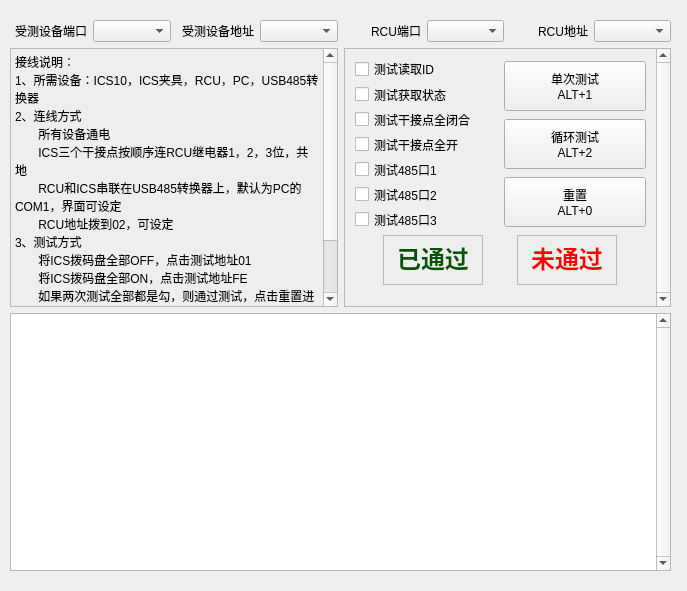
<?xml version="1.0" encoding="UTF-8"?>
<ui version="4.0">
 <class>Form</class>
 <widget class="QWidget" name="Form">
  <property name="geometry">
   <rect>
    <x>0</x>
    <y>0</y>
    <width>687</width>
    <height>591</height>
   </rect>
  </property>
  <property name="windowTitle">
   <string>ICS Test Tool</string>
  </property>
  <widget class="QWidget" name="layoutWidget">
   <property name="geometry">
    <rect>
     <x>10</x>
     <y>20</y>
     <width>661</width>
     <height>551</height>
    </rect>
   </property>
   <layout class="QVBoxLayout" name="verticalLayout_4">
    <item>
     <layout class="QHBoxLayout" name="horizontalLayout_4">
      <item>
       <widget class="QLabel" name="label">
        <property name="text">
         <string>受测设备端口</string>
        </property>
        <property name="alignment">
         <set>Qt::AlignRight|Qt::AlignTrailing|Qt::AlignVCenter</set>
        </property>
       </widget>
      </item>
      <item>
       <widget class="QComboBox" name="comboBox_ics_port">
        <item>
         <property name="text">
          <string/>
         </property>
        </item>
       </widget>
      </item>
      <item>
       <widget class="QLabel" name="label_3">
        <property name="text">
         <string>受测设备地址</string>
        </property>
        <property name="alignment">
         <set>Qt::AlignRight|Qt::AlignTrailing|Qt::AlignVCenter</set>
        </property>
       </widget>
      </item>
      <item>
       <widget class="QComboBox" name="comboBox_ics_addr">
        <item>
         <property name="text">
          <string/>
         </property>
        </item>
        <item>
         <property name="text">
          <string>01</string>
         </property>
        </item>
        <item>
         <property name="text">
          <string>FE</string>
         </property>
        </item>
        <item>
         <property name="text">
          <string>02</string>
         </property>
        </item>
        <item>
         <property name="text">
          <string>03</string>
         </property>
        </item>
       </widget>
      </item>
      <item>
       <widget class="QLabel" name="label_2">
        <property name="text">
         <string>RCU端口</string>
        </property>
        <property name="alignment">
         <set>Qt::AlignRight|Qt::AlignTrailing|Qt::AlignVCenter</set>
        </property>
       </widget>
      </item>
      <item>
       <widget class="QComboBox" name="comboBox_rcu_port">
        <item>
         <property name="text">
          <string/>
         </property>
        </item>
       </widget>
      </item>
      <item>
       <widget class="QLabel" name="label_4">
        <property name="text">
         <string>RCU地址</string>
        </property>
        <property name="alignment">
         <set>Qt::AlignRight|Qt::AlignTrailing|Qt::AlignVCenter</set>
        </property>
       </widget>
      </item>
      <item>
       <widget class="QComboBox" name="comboBox_rcu_addr">
        <item>
         <property name="text">
          <string/>
         </property>
        </item>
        <item>
         <property name="text">
          <string>01</string>
         </property>
        </item>
        <item>
         <property name="text">
          <string>02</string>
         </property>
        </item>
        <item>
         <property name="text">
          <string>03</string>
         </property>
        </item>
        <item>
         <property name="text">
          <string>04</string>
         </property>
        </item>
        <item>
         <property name="text">
          <string>05</string>
         </property>
        </item>
       </widget>
      </item>
     </layout>
    </item>
    <item>
     <layout class="QHBoxLayout" name="horizontalLayout_3">
      <item>
       <widget class="QTextEdit" name="textEdit_2">
        <property name="readOnly">
         <bool>true</bool>
        </property>
        <property name="html">
         <string>&lt;!DOCTYPE HTML PUBLIC &quot;-//W3C//DTD HTML 4.0//EN&quot; &quot;http://www.w3.org/TR/REC-html40/strict.dtd&quot;&gt;
&lt;html&gt;&lt;head&gt;&lt;meta name=&quot;qrichtext&quot; content=&quot;1&quot; /&gt;&lt;style type=&quot;text/css&quot;&gt;
p, li { white-space: pre-wrap; }
&lt;/style&gt;&lt;/head&gt;&lt;body style=&quot; font-family:'SimSun'; font-size:9pt; font-weight:400; font-style:normal;&quot; bgcolor=&quot;#eeeeee&quot;&gt;
&lt;p style=&quot; margin-top:0px; margin-bottom:0px; margin-left:0px; margin-right:0px; -qt-block-indent:0; text-indent:0px;&quot;&gt;接线说明：&lt;/p&gt;
&lt;p style=&quot; margin-top:0px; margin-bottom:0px; margin-left:0px; margin-right:0px; -qt-block-indent:0; text-indent:0px;&quot;&gt;1、所需设备：ICS10，ICS夹具，RCU，PC，USB485转换器&lt;/p&gt;
&lt;p style=&quot; margin-top:0px; margin-bottom:0px; margin-left:0px; margin-right:0px; -qt-block-indent:0; text-indent:0px;&quot;&gt;2、连线方式&lt;/p&gt;
&lt;p style=&quot; margin-top:0px; margin-bottom:0px; margin-left:0px; margin-right:0px; -qt-block-indent:0; text-indent:0px;&quot;&gt;       所有设备通电&lt;/p&gt;
&lt;p style=&quot; margin-top:0px; margin-bottom:0px; margin-left:0px; margin-right:0px; -qt-block-indent:0; text-indent:0px;&quot;&gt;       ICS三个干接点按顺序连RCU继电器1，2，3位，共地&lt;/p&gt;
&lt;p style=&quot; margin-top:0px; margin-bottom:0px; margin-left:0px; margin-right:0px; -qt-block-indent:0; text-indent:0px;&quot;&gt;       RCU和ICS串联在USB485转换器上，默认为PC的COM1，界面可设定&lt;/p&gt;
&lt;p style=&quot; margin-top:0px; margin-bottom:0px; margin-left:0px; margin-right:0px; -qt-block-indent:0; text-indent:0px;&quot;&gt;       RCU地址拨到02，可设定&lt;/p&gt;
&lt;p style=&quot; margin-top:0px; margin-bottom:0px; margin-left:0px; margin-right:0px; -qt-block-indent:0; text-indent:0px;&quot;&gt;3、测试方式&lt;/p&gt;
&lt;p style=&quot; margin-top:0px; margin-bottom:0px; margin-left:0px; margin-right:0px; -qt-block-indent:0; text-indent:0px;&quot;&gt;       将ICS拨码盘全部OFF，点击测试地址01&lt;/p&gt;
&lt;p style=&quot; margin-top:0px; margin-bottom:0px; margin-left:0px; margin-right:0px; -qt-block-indent:0; text-indent:0px;&quot;&gt;       将ICS拨码盘全部ON，点击测试地址FE&lt;/p&gt;
&lt;p style=&quot; margin-top:0px; margin-bottom:0px; margin-left:0px; margin-right:0px; -qt-block-indent:0; text-indent:0px;&quot;&gt;       如果两次测试全部都是勾，则通过测试，点击重置进行下一台的测试&lt;/p&gt;
&lt;p style=&quot; margin-top:0px; margin-bottom:0px; margin-left:0px; margin-right:0px; -qt-block-indent:0; text-indent:0px;&quot;&gt;4、错误日志&lt;/p&gt;
&lt;p style=&quot; margin-top:0px; margin-bottom:0px; margin-left:0px; margin-right:0px; -qt-block-indent:0; text-indent:0px;&quot;&gt;       在log目录下的test.log有所有测试没通过的设备的信息记录&lt;/p&gt;&lt;/body&gt;&lt;/html&gt;</string>
        </property>
        <property name="textInteractionFlags">
         <set>Qt::NoTextInteraction</set>
        </property>
       </widget>
      </item>
      <item>
       <widget class="QScrollArea" name="scrollArea">
        <property name="verticalScrollBarPolicy">
         <enum>Qt::ScrollBarAlwaysOn</enum>
        </property>
        <property name="widgetResizable">
         <bool>true</bool>
        </property>
        <widget class="QWidget" name="scrollAreaWidgetContents">
         <property name="geometry">
          <rect>
           <x>0</x>
           <y>0</y>
           <width>306</width>
           <height>254</height>
          </rect>
         </property>
         <widget class="QWidget" name="layoutWidget">
          <property name="geometry">
           <rect>
            <x>10</x>
            <y>10</y>
            <width>291</width>
            <height>226</height>
           </rect>
          </property>
          <layout class="QVBoxLayout" name="verticalLayout_3">
           <item>
            <layout class="QHBoxLayout" name="horizontalLayout_2">
             <item>
              <layout class="QVBoxLayout" name="verticalLayout_2">
               <item>
                <widget class="QCheckBox" name="checkBox_1">
                 <property name="autoFillBackground">
                  <bool>false</bool>
                 </property>
                 <property name="text">
                  <string>测试读取ID</string>
                 </property>
                 <property name="checkable">
                  <bool>true</bool>
                 </property>
                 <property name="checked">
                  <bool>false</bool>
                 </property>
                 <property name="tristate">
                  <bool>true</bool>
                 </property>
                </widget>
               </item>
               <item>
                <widget class="QCheckBox" name="checkBox_2">
                 <property name="autoFillBackground">
                  <bool>false</bool>
                 </property>
                 <property name="text">
                  <string>测试获取状态</string>
                 </property>
                 <property name="checkable">
                  <bool>true</bool>
                 </property>
                 <property name="tristate">
                  <bool>true</bool>
                 </property>
                </widget>
               </item>
               <item>
                <widget class="QCheckBox" name="checkBox_3">
                 <property name="autoFillBackground">
                  <bool>false</bool>
                 </property>
                 <property name="text">
                  <string>测试干接点全闭合</string>
                 </property>
                 <property name="checkable">
                  <bool>true</bool>
                 </property>
                 <property name="tristate">
                  <bool>true</bool>
                 </property>
                </widget>
               </item>
               <item>
                <widget class="QCheckBox" name="checkBox_4">
                 <property name="autoFillBackground">
                  <bool>false</bool>
                 </property>
                 <property name="text">
                  <string>测试干接点全开</string>
                 </property>
                 <property name="checkable">
                  <bool>true</bool>
                 </property>
                 <property name="tristate">
                  <bool>true</bool>
                 </property>
                </widget>
               </item>
               <item>
                <widget class="QCheckBox" name="checkBox_5">
                 <property name="autoFillBackground">
                  <bool>false</bool>
                 </property>
                 <property name="text">
                  <string>测试485口1</string>
                 </property>
                 <property name="checkable">
                  <bool>true</bool>
                 </property>
                 <property name="tristate">
                  <bool>true</bool>
                 </property>
                </widget>
               </item>
               <item>
                <widget class="QCheckBox" name="checkBox_6">
                 <property name="autoFillBackground">
                  <bool>false</bool>
                 </property>
                 <property name="text">
                  <string>测试485口2</string>
                 </property>
                 <property name="checkable">
                  <bool>true</bool>
                 </property>
                 <property name="tristate">
                  <bool>true</bool>
                 </property>
                </widget>
               </item>
               <item>
                <widget class="QCheckBox" name="checkBox_7">
                 <property name="autoFillBackground">
                  <bool>false</bool>
                 </property>
                 <property name="text">
                  <string>测试485口3</string>
                 </property>
                 <property name="checkable">
                  <bool>true</bool>
                 </property>
                 <property name="tristate">
                  <bool>true</bool>
                 </property>
                </widget>
               </item>
              </layout>
             </item>
             <item>
              <layout class="QVBoxLayout" name="verticalLayout">
               <item>
                <widget class="QPushButton" name="pushButton">
                 <property name="minimumSize">
                  <size>
                   <width>100</width>
                   <height>50</height>
                  </size>
                 </property>
                 <property name="maximumSize">
                  <size>
                   <width>200</width>
                   <height>50</height>
                  </size>
                 </property>
                 <property name="text">
                  <string>单次测试
ALT+1</string>
                 </property>
                 <property name="default">
                  <bool>false</bool>
                 </property>
                 <property name="flat">
                  <bool>false</bool>
                 </property>
                </widget>
               </item>
               <item>
                <widget class="QPushButton" name="pushButton_2">
                 <property name="minimumSize">
                  <size>
                   <width>100</width>
                   <height>50</height>
                  </size>
                 </property>
                 <property name="maximumSize">
                  <size>
                   <width>200</width>
                   <height>50</height>
                  </size>
                 </property>
                 <property name="text">
                  <string>循环测试
ALT+2</string>
                 </property>
                </widget>
               </item>
               <item>
                <widget class="QPushButton" name="pushButton_3">
                 <property name="minimumSize">
                  <size>
                   <width>100</width>
                   <height>50</height>
                  </size>
                 </property>
                 <property name="maximumSize">
                  <size>
                   <width>200</width>
                   <height>50</height>
                  </size>
                 </property>
                 <property name="text">
                  <string>重置
ALT+0</string>
                 </property>
                </widget>
               </item>
              </layout>
             </item>
            </layout>
           </item>
           <item>
            <layout class="QHBoxLayout" name="horizontalLayout">
             <item>
              <widget class="QTextEdit" name="textEdit_3">
               <property name="minimumSize">
                <size>
                 <width>100</width>
                 <height>50</height>
                </size>
               </property>
               <property name="maximumSize">
                <size>
                 <width>100</width>
                 <height>50</height>
                </size>
               </property>
               <property name="readOnly">
                <bool>true</bool>
               </property>
               <property name="html">
                <string>&lt;!DOCTYPE HTML PUBLIC &quot;-//W3C//DTD HTML 4.0//EN&quot; &quot;http://www.w3.org/TR/REC-html40/strict.dtd&quot;&gt;
&lt;html&gt;&lt;head&gt;&lt;meta name=&quot;qrichtext&quot; content=&quot;1&quot; /&gt;&lt;style type=&quot;text/css&quot;&gt;
p, li { white-space: pre-wrap; }
&lt;/style&gt;&lt;/head&gt;&lt;body style=&quot; font-family:'SimSun'; font-size:9pt; font-weight:400; font-style:normal;&quot; bgcolor=&quot;#eeeeee&quot;&gt;
&lt;p align=&quot;center&quot; style=&quot; margin-top:0px; margin-bottom:0px; margin-left:0px; margin-right:0px; -qt-block-indent:0; text-indent:0px;&quot;&gt;&lt;span style=&quot; font-size:18pt; font-weight:600; color:#005500;&quot;&gt;已通过&lt;/span&gt;&lt;/p&gt;&lt;/body&gt;&lt;/html&gt;</string>
               </property>
               <property name="textInteractionFlags">
                <set>Qt::NoTextInteraction</set>
               </property>
              </widget>
             </item>
             <item>
              <widget class="QTextEdit" name="textEdit_4">
               <property name="minimumSize">
                <size>
                 <width>100</width>
                 <height>50</height>
                </size>
               </property>
               <property name="maximumSize">
                <size>
                 <width>100</width>
                 <height>50</height>
                </size>
               </property>
               <property name="readOnly">
                <bool>true</bool>
               </property>
               <property name="html">
                <string>&lt;!DOCTYPE HTML PUBLIC &quot;-//W3C//DTD HTML 4.0//EN&quot; &quot;http://www.w3.org/TR/REC-html40/strict.dtd&quot;&gt;
&lt;html&gt;&lt;head&gt;&lt;meta name=&quot;qrichtext&quot; content=&quot;1&quot; /&gt;&lt;style type=&quot;text/css&quot;&gt;
p, li { white-space: pre-wrap; }
&lt;/style&gt;&lt;/head&gt;&lt;body style=&quot; font-family:'SimSun'; font-size:9pt; font-weight:400; font-style:normal;&quot; bgcolor=&quot;#eeeeee&quot;&gt;
&lt;p align=&quot;center&quot; style=&quot; margin-top:0px; margin-bottom:0px; margin-left:0px; margin-right:0px; -qt-block-indent:0; text-indent:0px;&quot;&gt;&lt;span style=&quot; font-size:18pt; font-weight:600; color:#ff0000;&quot;&gt;未通过&lt;/span&gt;&lt;/p&gt;&lt;/body&gt;&lt;/html&gt;</string>
               </property>
               <property name="textInteractionFlags">
                <set>Qt::NoTextInteraction</set>
               </property>
              </widget>
             </item>
            </layout>
           </item>
          </layout>
         </widget>
        </widget>
       </widget>
      </item>
     </layout>
    </item>
    <item>
     <widget class="QTextEdit" name="textEdit">
      <property name="verticalScrollBarPolicy">
       <enum>Qt::ScrollBarAlwaysOn</enum>
      </property>
      <property name="readOnly">
       <bool>true</bool>
      </property>
      <property name="html">
       <string>&lt;!DOCTYPE HTML PUBLIC &quot;-//W3C//DTD HTML 4.0//EN&quot; &quot;http://www.w3.org/TR/REC-html40/strict.dtd&quot;&gt;
&lt;html&gt;&lt;head&gt;&lt;meta name=&quot;qrichtext&quot; content=&quot;1&quot; /&gt;&lt;style type=&quot;text/css&quot;&gt;
p, li { white-space: pre-wrap; }
&lt;/style&gt;&lt;/head&gt;&lt;body style=&quot; font-family:'SimSun'; font-size:9pt; font-weight:400; font-style:normal;&quot;&gt;
&lt;p style=&quot;-qt-paragraph-type:empty; margin-top:0px; margin-bottom:0px; margin-left:0px; margin-right:0px; -qt-block-indent:0; text-indent:0px;&quot;&gt;&lt;br /&gt;&lt;/p&gt;&lt;/body&gt;&lt;/html&gt;</string>
      </property>
     </widget>
    </item>
   </layout>
  </widget>
 </widget>
 <resources/>
 <connections/>
</ui>
